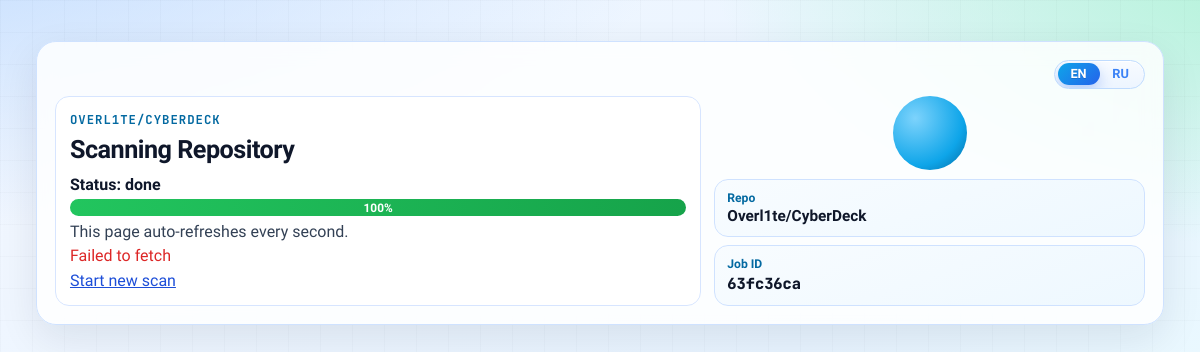
The page /jobs/63fc36ca-5371-4c11-8955-ba55afa6de46 on the database its author committed.
### app/models.py (models this page shows)
class ScanJob(Base):
    __tablename__ = "scan_jobs"
    __table_args__ = (
        Index("ix_scan_jobs_repo_status_created", "repo_owner", "repo_name", "status", "created_at"),
        Index("ix_scan_jobs_repo_finished", "repo_owner", "repo_name", "finished_at"),
        Index("ix_scan_jobs_repo_commit", "repo_owner", "repo_name", "commit_sha"),
    )
    id: Mapped[str] = mapped_column(String(36), primary_key=True, default=lambda: str(uuid4()))
    repo_owner: Mapped[str] = mapped_column(String(255))
    repo_name: Mapped[str] = mapped_column(String(255))
    repo_url: Mapped[str] = mapped_column(String(512))
    commit_sha: Mapped[str | None] = mapped_column(String(64), nullable=True)
    is_latest: Mapped[int] = mapped_column(Integer, default=0)
    status: Mapped[str] = mapped_column(String(20), default="queued")
    progress: Mapped[int] = mapped_column(Integer, default=0)
    created_at: Mapped[datetime] = mapped_column(DateTime(timezone=True), server_default=func.now())
    started_at: Mapped[datetime | None] = mapped_column(DateTime(timezone=True), nullable=True)
    finished_at: Mapped[datetime | None] = mapped_column(DateTime(timezone=True), nullable=True)
    error_message: Mapped[str | None] = mapped_column(Text, nullable=True)
    report: Mapped["ScanReport | None"] = relationship(
        "ScanReport",
        back_populates="job",
        uselist=False,
        cascade="all, delete-orphan",
    )

### app/main.py (the view)
@app.get("/jobs/{job_id}", response_class=HTMLResponse)
async def progress_page(
    request: Request,
    job_id: str,
    lang: str = "en",
    db: Session = Depends(get_db),
) -> HTMLResponse:
    lang = normalize_lang(lang)
    job = db.get(ScanJob, job_id)
    if not job:
        raise HTTPException(status_code=404, detail="Job not found")
    return templates.TemplateResponse(
        "progress.html",
        {
            "request": request,
            "job": job,
            "lang": lang,
            "ui": get_ui_labels(lang),
            "client_i18n": get_client_i18n(),
            "site": site_template_context(),
        },
    )

### app/templates/progress.html (shortened to what this page needs)
﻿<!doctype html>
<html lang="{{ lang }}">
<head>
  <link rel="stylesheet" href="/static/style.css">
</head>
<body data-page="progress" data-job-id="{{ job.id }}" data-lang="{{ lang }}" data-status-label="{{ ui.progress_status }}">
  <main class="container container-progress">
    <section class="card progress-card span-12">
      <div class="lang-switch lang-{{ lang }}">
        <a class="link {% if lang == 'en' %}active{% endif %}" href="/jobs/{{ job.id }}?lang=en">EN</a>
        <a class="link {% if lang == 'ru' %}active{% endif %}" href="/jobs/{{ job.id }}?lang=ru">RU</a>
      </div>
      <div class="progress-layout">
        <div class="progress-main">
          <p class="kicker mono">{{ job.repo_owner }}/{{ job.repo_name }}</p>
          <h1>{{ ui.progress_title }}</h1>
          <p id="status-line" class="progress-status-line">{{ ui.progress_status }}: {{ job.status }}</p>
          <div class="progress-track progress-track-large">
            <div id="job-progress" class="progress-fill" style="width: {{ job.progress }}%">{{ job.progress }}%</div>
          </div>
          <p class="muted">{{ ui.progress_hint }}</p>
          <p id="job-error" class="error"></p>
          <a class="link" href="/?lang={{ lang }}">{{ ui.start_new }}</a>
        </div>
        <aside class="progress-side">
          <div class="pulse-orb" aria-hidden="true"></div>
          <div class="preview-card">
            <span>{{ ui.progress_repo }}</span>
            <strong>{{ job.repo_owner }}/{{ job.repo_name }}</strong>
          </div>
          <div class="preview-card">
            <span>{{ ui.job_id }}</span>
            <strong class="mono">{{ job.id[:8] }}</strong>
          </div>
        </aside>
      </div>
    </section>
  </main>
</body>
</html>

### app/static/style.css (style rules this page uses)
:root { --bg-0: #f3f7ff; --bg-1: #e8f4ff; --ink-0: #0f172a; --ink-1: #334155; --line: #cfe2ff; --card: rgba(255, 255, 255, 0.84); --card-strong: #ffffff; --primary-1: #0ea5e9; --primary-2: #2563eb; --accent: #14b8a6; --glow: rgba(14, 165, 233, 0.28); --pass: #16a34a; --warn: #d97706; --fail: #dc2626; }
* { box-sizing: border-box; }
html, body { min-height: 100%; }
body { margin: 0; color: var(--ink-0); font-family: "Sora", "Trebuchet MS", sans-serif; background: radial-gradient(1200px 500px at -8% -12%, #bfdbfe 0%, transparent 65%), radial-gradient(1000px 440px at 115% -5%, #a7f3d0 0%, transparent 67%), linear-gradient(145deg, var(--bg-0) 0%, var(--bg-1) 55%, #ecfeff 100%); background-attachment: fixed; position: relative; overflow-x: hidden; }
body::before { content: ""; position: fixed; inset: 0; background-image: linear-gradient(rgba(15, 23, 42, 0.02) 1px, transparent 1px), linear-gradient(90deg, rgba(15, 23, 42, 0.02) 1px, transparent 1px); background-size: 32px 32px; pointer-events: none; z-index: -1; }
.container { width: min(1220px, 94%); margin: 1.35rem auto 2.6rem; display: grid; gap: 0.95rem; }
.span-12 { grid-column: 1 / -1; }
.card { background: var(--card); border: 1px solid var(--line); border-radius: 20px; padding: 1.12rem; box-shadow: 0 14px 40px rgba(15, 23, 42, 0.09); backdrop-filter: blur(10px); animation: card-in 0.32s ease-out both; }
.reveal { opacity: 0; transform: translateY(14px) scale(0.995); transition: opacity 0.42s ease, transform 0.42s ease; transition-delay: var(--reveal-delay, 0ms); }
.reveal.is-visible { opacity: 1; transform: translateY(0) scale(1); }
h1, h2, h3 { margin: 0 0 0.58rem; line-height: 1.22; }
h1 { font-size: clamp(1.42rem, 2.1vw, 2.04rem); letter-spacing: -0.02em; }
p { margin: 0.35rem 0; }
.kicker { margin: 0 0 0.4rem; color: #0369a1; font-weight: 700; font-size: 0.77rem; text-transform: uppercase; letter-spacing: 0.08em; }
.mono { font-family: "JetBrains Mono", monospace; }
.muted { color: var(--ink-1); }
.link { color: #1d4ed8; }
.lang-switch { width: fit-content; margin-left: auto; margin-bottom: 0.45rem; display: flex; align-items: center; gap: 0; padding: 0.16rem; border: 1px solid #bfdbfe; border-radius: 999px; background: linear-gradient(180deg, #f8fbff, #edf5ff); box-shadow: inset 0 1px 0 rgba(255, 255, 255, 0.95); position: relative; overflow: hidden; }
.lang-switch::before { content: ""; position: absolute; top: 0.16rem; left: 0.16rem; width: calc(50% - 0.16rem); height: calc(100% - 0.32rem); border-radius: 999px; background: linear-gradient(135deg, #0ea5e9, #2563eb); box-shadow: 0 6px 14px rgba(37, 99, 235, 0.28); transition: transform 0.28s cubic-bezier(0.22, 1, 0.36, 1); }
.lang-switch .link { min-width: 42px; padding: 0.3rem 0.56rem; border-radius: 999px; text-decoration: none; font-weight: 700; font-size: 0.8rem; line-height: 1; text-align: center; color: #3b82f6; opacity: 1; transition: color 0.2s ease; position: relative; z-index: 1; }
.lang-switch .link.active { color: #fff; text-shadow: 0 1px 0 rgba(0, 0, 0, 0.15); }
.preview-card { border: 1px solid #cfe2ff; border-radius: 14px; padding: 0.68rem 0.76rem; background: linear-gradient(160deg, #f8fcff, #eef8ff); display: grid; gap: 0.12rem; }
.preview-card span { color: #0369a1; font-size: 0.76rem; font-weight: 700; }
.preview-card strong { font-size: 0.96rem; font-weight: 800; }
.error { color: var(--fail); min-height: 1.22rem; }
.progress-card { position: relative; overflow: hidden; }
.progress-layout { display: grid; grid-template-columns: 1.2fr 0.8fr; gap: 0.8rem; }
.progress-main { border: 1px solid #d7e5ff; border-radius: 14px; padding: 0.88rem; background: rgba(255, 255, 255, 0.85); }
.progress-side { display: grid; gap: 0.55rem; align-content: start; }
.progress-status-line { font-weight: 700; }
.progress-track { height: 1.05rem; border-radius: 999px; background: #dfeaf7; overflow: hidden; }
.progress-track-large { height: 1.18rem; }
.progress-fill { height: 100%; min-width: 3rem; display: flex; align-items: center; justify-content: center; color: #fff; font-size: 0.74rem; font-weight: 700; background: linear-gradient(92deg, #22c55e, #16a34a); }
.pulse-orb { width: 74px; height: 74px; border-radius: 999px; background: radial-gradient(circle at 30% 30%, #7dd3fc, #0ea5e9 65%, #0369a1 100%); box-shadow: 0 0 0 0 rgba(14, 165, 233, 0.35); animation: pulse 1.8s infinite; justify-self: center; }
.progress-track { height: 1.06rem; border-radius: 999px; background: #e2e8f0; overflow: hidden; }

### rows shown on the page
ScanJob: repo_owner "OVERL1TE", repo_name "CYBERDECK", status "done", progress "100", repo_owner "Overl1te", repo_name "CyberDeck"

### other values the page prints
{{ ui.progress_title }} "Scanning Repository"
{{ ui.progress_status }} "Status"
{{ ui.progress_hint }} "This page auto-refreshes every second."
{{ ui.start_new }} "Start new scan"
{{ ui.progress_repo }} "Repo"
{{ ui.job_id }} "Job ID"
{{ job.id[:8] }} "63fc36ca"
